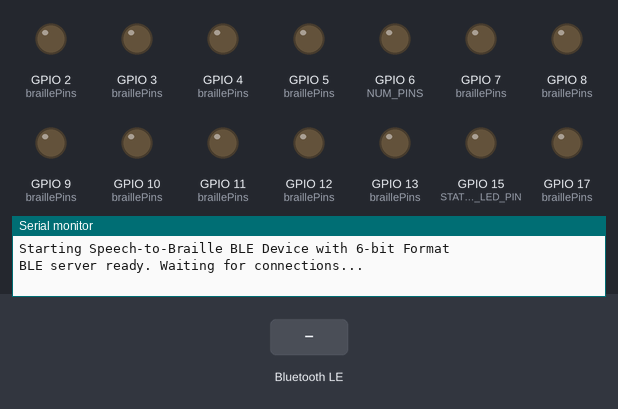
Simulated run of this sketch. Board: ESP32. Parts: output pins drawn as LEDs (lit = HIGH), the last lines printed to the serial monitor. The inputs (shaded band) are chosen by the test bench. Nothing arrives over Bluetooth unless stated; a phone connects over Bluetooth LE 3 s after start.

Above: at 1.2 s.
1.3 s: Bluetooth LE write "1" received
At 1.3 s:
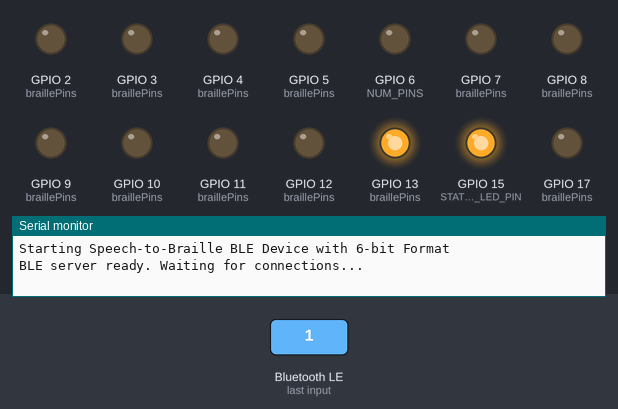
At 4.2 s:
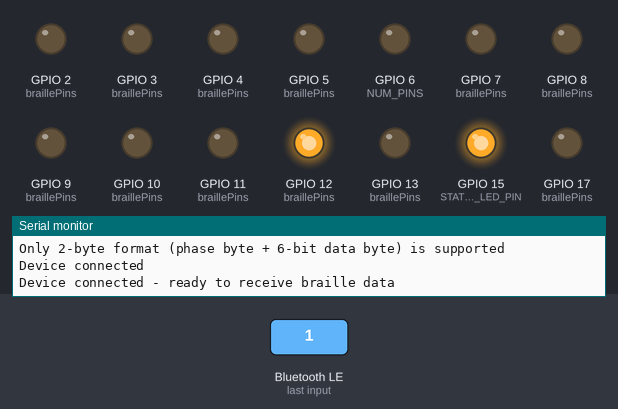
Timing chart, 0 to 5.7 s (numbered marks = the images above; inputs shaded):
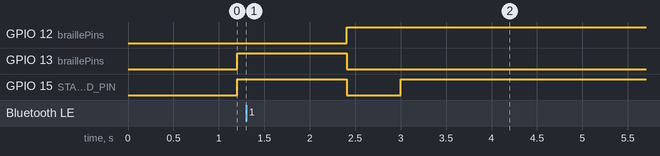

The sketch:

speech_to_braille_ble.ino
```cpp
/*
 * Speech-to-Braille ESP32 BLE Integration
 *
 * This sketch receives braille array data from the Speech-to-Braille web app
 * via Bluetooth Low Energy (BLE) and controls braille pins accordingly.
 * Uses only 2-byte format with 6-bit representation: phase byte + dots as bits
 */

#include <BLEDevice.h>
#include <BLEUtils.h>
#include <BLEServer.h>
#include <BLE2902.h>

// BLE service and characteristic UUIDs (must match web app)
#define BRAILLE_SERVICE_UUID        "19b10000-e8f2-537e-4f6c-d104768a1214"
#define BRAILLE_CHARACTERISTIC_UUID "19b10001-e8f2-537e-4f6c-d104768a1214"

const int braillePins[3][6] = {
  {13, 12, 11, 10, 9, 8}, // Braille Cell 1
  {7, 6, 5, 4, 3, 2},    // Braille Cell 2
  {24, 23, 22, 21, 20, 17}  // Braille Cell 3
};
const int NUM_CELLS = 3;
const int NUM_PINS = 6;

// Heartbeat
const int STATUS_LED_PIN = 15; // Green LED status indicator
const int HEARTBEAT_INTERVAL = 1200;
unsigned long lastHeartbeatTime = 0;
bool ledState = false;

// Phase constants
const uint8_t PHASE_NOT_OUTPUT = 0;
const uint8_t PHASE_OUTPUT = 1;
uint8_t currentPhase = PHASE_NOT_OUTPUT;

// Auto-reset timeout for braille output
const unsigned long OUTPUT_TIMEOUT = 7000;
unsigned long lastOutputTime = 0;
bool outputActive = false;

// BLE objects
BLEServer* pServer = NULL;
BLECharacteristic* pCharacteristic = NULL;
bool deviceConnected = false;
bool oldDeviceConnected = false;
uint8_t currentBrailleState = 0;

// Function to lower all braille dots
void lowerAllDots() {
  for (int cell = 0; cell < NUM_CELLS; cell++) {
    for (int i = 0; i < NUM_PINS; i++) {
      digitalWrite(braillePins[cell][i], LOW);
    }
  }
  currentBrailleState = 0;
  Serial.println("Lowered all dots");
}

// Custom callback for BLE connections
class ServerCallbacks: public BLEServerCallbacks {
  void onConnect(BLEServer* pServer) {
    deviceConnected = true;
    Serial.println("Device connected");
    digitalWrite(STATUS_LED_PIN, HIGH); // Turn on LED when connected
  }

  void onDisconnect(BLEServer* pServer) {
    deviceConnected = false;
    Serial.println("Device disconnected");
    digitalWrite(STATUS_LED_PIN, LOW); // Turn off LED when disconnected

    // Reset all pins to off state
    lowerAllDots();
    currentPhase = PHASE_NOT_OUTPUT;
  }
};

// Custom callback for BLE characteristic operations
class CharacteristicCallbacks: public BLECharacteristicCallbacks {
  void onWrite(BLECharacteristic* pCharacteristic) {
    std::string value = pCharacteristic->getValue();

    if (value.length() > 0) {
      Serial.println("Received data from BLE client");

      // Process the incoming binary data directly - prioritizing 6-bit format
      processBrailleArray((uint8_t*)value.data(), value.length());
    }
  }
};

/**
 * Activate braille dots based on array inputs
 */
void activateDots(int dots[6]) {
  // For now, we'll just set the first cell with the pattern
  Serial.print("[");
  Serial.print(millis()/1000.0, 3);
  Serial.print("s] Setting dots [");
  for (int i = 0; i < NUM_PINS; i++) {
    digitalWrite(braillePins[0][i], dots[i] ? HIGH : LOW);
    Serial.print(dots[i] ? "1" : "0");
    if (i < NUM_PINS - 1) Serial.print(",");
  }
  Serial.println("]");

  // Update tracking variables
  outputActive = true;
  lastOutputTime = millis();
  currentPhase = PHASE_OUTPUT;
  Serial.println("Braille dots activated");
}

/**
 * Process binary braille array format
 * Only accepts the 2-byte format (phase byte + 6-bit dots byte)
 */
void processBrailleArray(const uint8_t* data, size_t length) {
  Serial.print("[");
  Serial.print(millis()/1000.0, 3);
  Serial.print("s] Received ");
  Serial.print(length);
  Serial.print(" bytes: ");
  for (size_t i = 0; i < length; i++) {
    Serial.print("0x");
    if (data[i] < 16) Serial.print("0");
    Serial.print(data[i], HEX);
    if (i < length - 1) Serial.print(" ");
  }
  Serial.println();

  // Only accept 2-byte format: first byte is phase, second byte has dot states in bits
  if (length == 2) {
    uint8_t phase = data[0];
    uint8_t dotBits = data[1];
    int dots[6];

    // Extract individual bits for each dot (bit 0 = dot 1, bit 1 = dot 2, etc.)
    for (int i = 0; i < 6; i++) {
      dots[i] = (dotBits & (1 << i)) ? 1 : 0;
    }

    // Update phase if provided
    currentPhase = phase;

    // Activate dots
    Serial.print("Processing 2-byte format - Phase: ");
    Serial.print(phase == PHASE_OUTPUT ? "OUTPUT" : "NOT_OUTPUT");
    Serial.print(", Packed bits: 0b");
    for (int i = 5; i >= 0; i--) {
      Serial.print((dotBits & (1 << i)) ? "1" : "0");
    }
    Serial.println();
    activateDots(dots);
  }
  else {
    Serial.print("Invalid data format length: ");
    Serial.println(length);
    Serial.println("Only 2-byte format (phase byte + 6-bit data byte) is supported");
  }
}

void setup() {
  // Initialize serial for debugging
  Serial.begin(115200);
  Serial.println("Starting Speech-to-Braille BLE Device with 6-bit Format");

  // Initialize braille pins as outputs and set to LOW
  for (int cell = 0; cell < NUM_CELLS; cell++) {
    for (int i = 0; i < NUM_PINS; i++) {
      pinMode(braillePins[cell][i], OUTPUT);
      digitalWrite(braillePins[cell][i], LOW);
    }
  }

  // Initialize LED pin as output and set to LOW
  pinMode(STATUS_LED_PIN, OUTPUT);
  digitalWrite(STATUS_LED_PIN, LOW);

  // Initialize BLE device
  BLEDevice::init("Braille Display");

  // Create BLE server and set callbacks
  pServer = BLEDevice::createServer();
  pServer->setCallbacks(new ServerCallbacks());

  // Create BLE service
  BLEService* pService = pServer->createService(BRAILLE_SERVICE_UUID);

  // Create BLE characteristic
  pCharacteristic = pService->createCharacteristic(
    BRAILLE_CHARACTERISTIC_UUID,
    BLECharacteristic::PROPERTY_READ |
    BLECharacteristic::PROPERTY_WRITE |
    BLECharacteristic::PROPERTY_NOTIFY |
    BLECharacteristic::PROPERTY_INDICATE
  );

  // Set callbacks for characteristic
  pCharacteristic->setCallbacks(new CharacteristicCallbacks());

  // Add client characteristic descriptor
  pCharacteristic->addDescriptor(new BLE2902());

  // Start the service
  pService->start();

  // Start advertising
  BLEAdvertising* pAdvertising = BLEDevice::getAdvertising();
  pAdvertising->addServiceUUID(BRAILLE_SERVICE_UUID);
  pAdvertising->setScanResponse(true);
  pAdvertising->setMinPreferred(0x06);  // helps with iPhone connections issue
  pAdvertising->setMinPreferred(0x12);
  BLEDevice::startAdvertising();

  Serial.println("BLE server ready. Waiting for connections...");
}

void loop() {
  // Disconnection handling
  if (!deviceConnected && oldDeviceConnected) {
    delay(500); // Give the Bluetooth stack time to get ready
    pServer->startAdvertising(); // Restart advertising
    Serial.println("Restarting BLE advertising");
    oldDeviceConnected = deviceConnected;
  }

  // Connection handling
  if (deviceConnected && !oldDeviceConnected) {
    Serial.println("Device connected - ready to receive braille data");
    oldDeviceConnected = deviceConnected;
  }

  // Sequential pin activation when not connected - loop through all braille pins
  if (!deviceConnected) {
    unsigned long currentTime = millis();
    if (currentTime - lastHeartbeatTime >= HEARTBEAT_INTERVAL) {
      // Calculate which pin to activate based on sequence
      static int sequence = 0;
      int totalPins = NUM_CELLS * NUM_PINS;

      // Turn off all pins
      for (int cell = 0; cell < NUM_CELLS; cell++) {
        for (int pin = 0; pin < NUM_PINS; pin++) {
          digitalWrite(braillePins[cell][pin], LOW);
        }
      }

      // Calculate which pin to light up
      int cellIndex = sequence / NUM_PINS;
      int pinIndex = sequence % NUM_PINS;

      // Turn on just this pin
      digitalWrite(braillePins[cellIndex][pinIndex], HIGH);

      // Move to next in sequence
      sequence = (sequence + 1) % totalPins;

      // Toggle the status LED
      ledState = !ledState;
      digitalWrite(STATUS_LED_PIN, ledState ? HIGH : LOW);

      lastHeartbeatTime = currentTime;
    }
  }

  // Auto-reset braille output if no new data received within timeout
  if (outputActive && (millis() - lastOutputTime >= OUTPUT_TIMEOUT)) {
    unsigned long idleTime = millis() - lastOutputTime;
    Serial.print("[");
    Serial.print(millis()/1000.0, 3);
    Serial.print("s] Output timeout after ");
    Serial.print(idleTime);
    Serial.println("ms - lowering all dots");
    outputActive = false;
    lowerAllDots();
  }

  // Brief delay in the loop
  delay(100);
}
```
